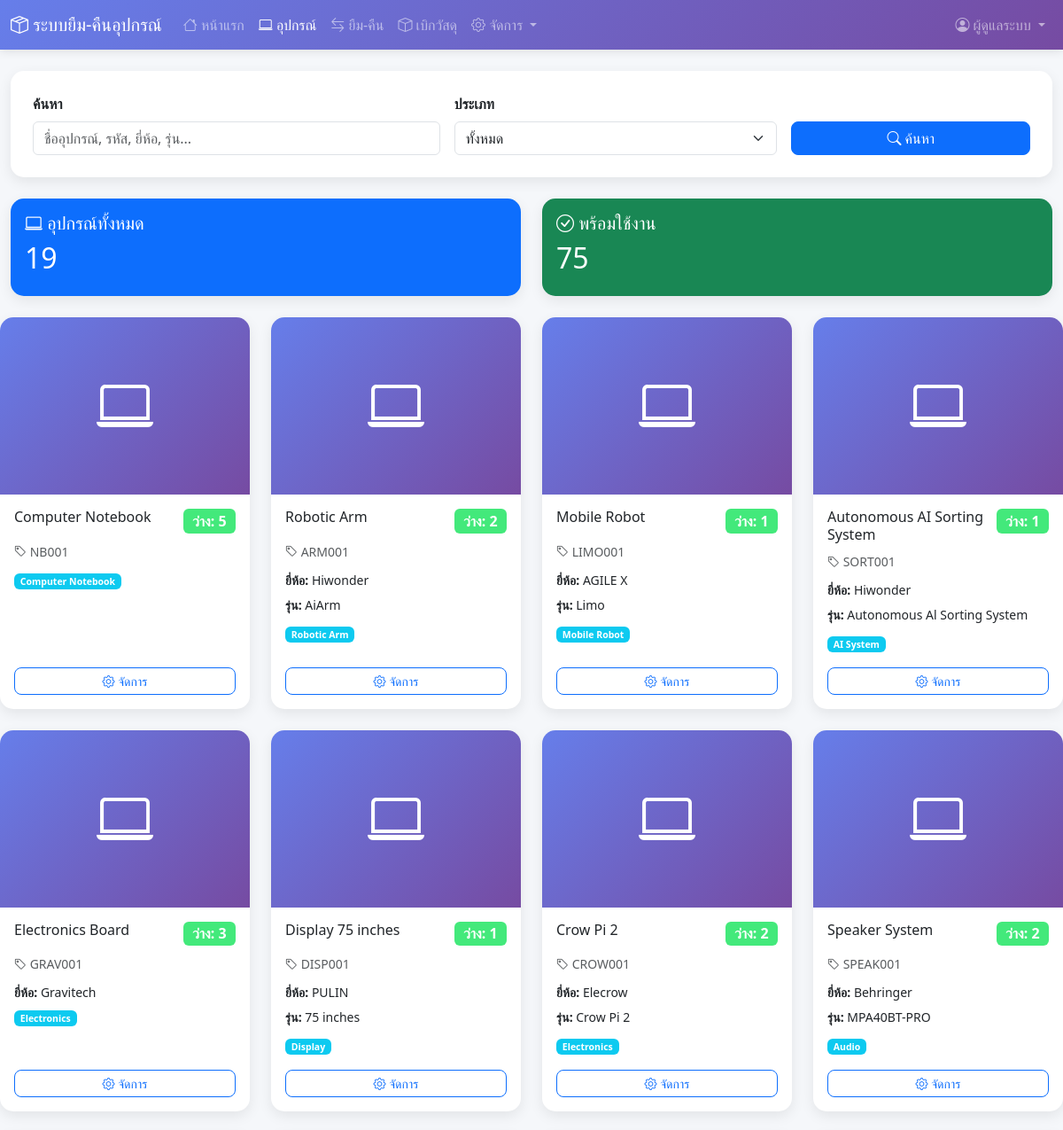
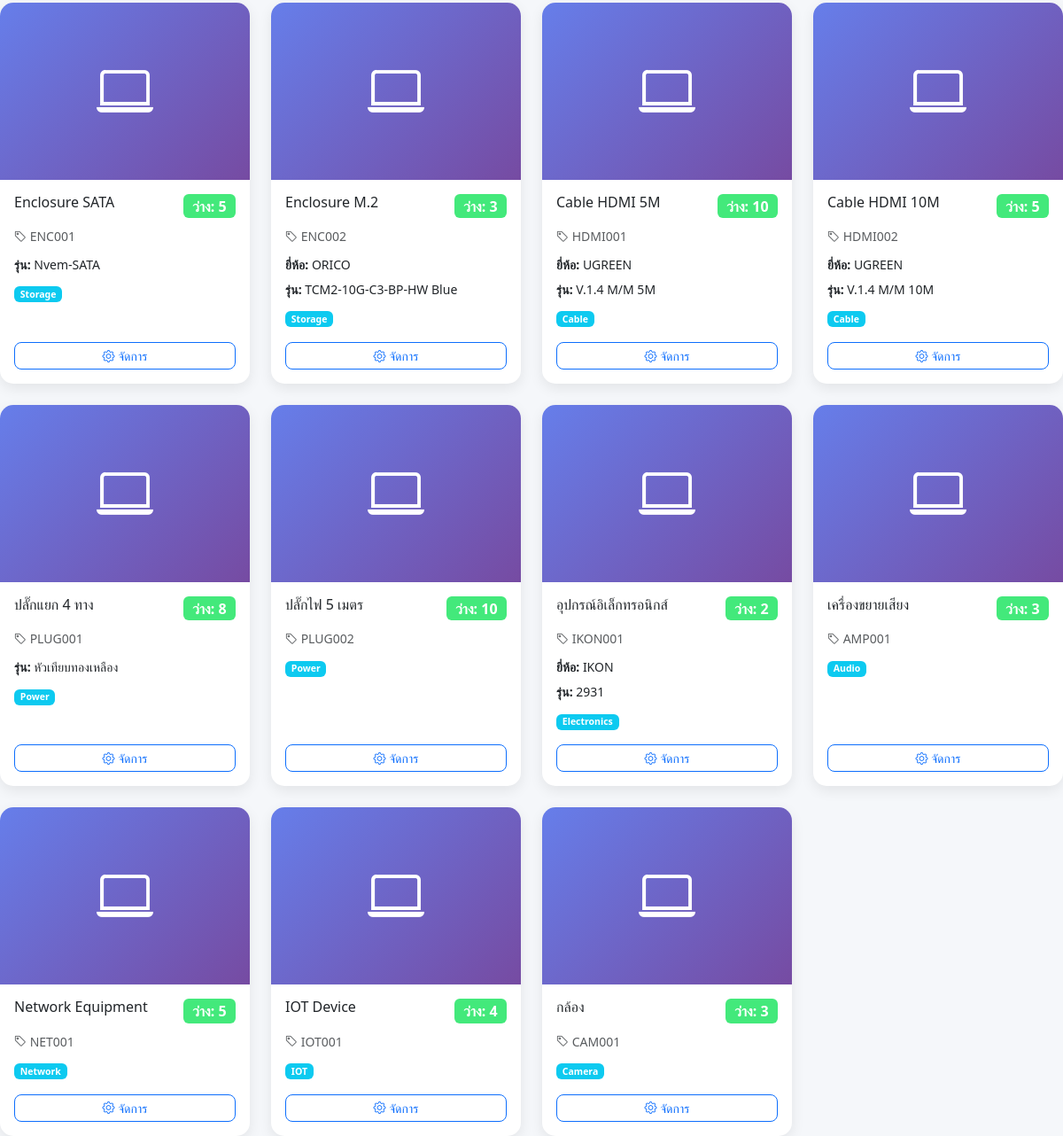
Screenshot of /equipments.php (signed in) with the database file from the repository (2 pictures, top to bottom).
### tables this page shows
CREATE TABLE equipments (
    equipment_id INT PRIMARY KEY AUTO_INCREMENT,
    equipment_code VARCHAR(50) UNIQUE NOT NULL,
    equipment_name VARCHAR(200) NOT NULL,
    type_id INT,
    brand VARCHAR(100),
    model VARCHAR(100),
    quantity INT DEFAULT 1,
    available_quantity INT DEFAULT 1,
    status ENUM('available', 'borrowed', 'maintenance', 'damaged') DEFAULT 'available',
    description TEXT,
    image_url VARCHAR(255),
    created_at TIMESTAMP DEFAULT CURRENT_TIMESTAMP,
    updated_at TIMESTAMP DEFAULT CURRENT_TIMESTAMP ON UPDATE CURRENT_TIMESTAMP,
    FOREIGN KEY (type_id) REFERENCES equipment_types(type_id)
);

CREATE TABLE equipment_types (
    type_id INT PRIMARY KEY AUTO_INCREMENT,
    type_name VARCHAR(100) NOT NULL,
    description TEXT,
    created_at TIMESTAMP DEFAULT CURRENT_TIMESTAMP
);

### equipments.php (the view, shortened to what this page needs)
<?php
require_once 'config.php';
$search = isset($_GET['search']) ? trim($_GET['search']) : '';
$where = "WHERE 1=1";
$sql = "SELECT e.*, et.type_name FROM equipments e
        LEFT JOIN equipment_types et ON e.type_id = et.type_id
        $where ORDER BY e.created_at DESC";
$stmt = $conn->prepare($sql);
$result = false;
if ($stmt) {
    $stmt->execute();
    $result = $stmt->get_result();
} else {
    error_log("SQL Error in equipments.php: " . $conn->error);
}
?>
<!DOCTYPE html>
<html lang="th">
<head>
    <link href="https://cdn.jsdelivr.net/npm/bootstrap@5.3.0/dist/css/bootstrap.min.css" rel="stylesheet">
    <link rel="stylesheet" href="https://cdn.jsdelivr.net/npm/bootstrap-icons@1.10.0/font/bootstrap-icons.css">
</head>
<body>
    <nav class="navbar navbar-expand-lg navbar-dark">
        <div class="container-fluid">
            <a class="navbar-brand" href="index.php">
                <i class="bi bi-box-seam"></i> ระบบยืม-คืนอุปกรณ์
            </a>
            <div class="collapse navbar-collapse" id="navbarNav">
                <ul class="navbar-nav me-auto">
                    <li class="nav-item">
                        <a class="nav-link" href="index.php">
                            <i class="bi bi-house"></i> หน้าแรก
                        </a>
                    </li>
                    <li class="nav-item">
                        <a class="nav-link active" href="equipments.php">
                            <i class="bi bi-laptop"></i> อุปกรณ์
                        </a>
                    </li>
                    <li class="nav-item">
                        <a class="nav-link" href="borrowing.php">
                            <i class="bi bi-arrow-left-right"></i> ยืม-คืน
                        </a>
                    </li>
                    <li class="nav-item">
                        <a class="nav-link" href="materials.php">
                            <i class="bi bi-box"></i> เบิกวัสดุ
                        </a>
                    </li>
                    <?php if ($_SESSION['role'] === 'admin' || $_SESSION['role'] === 'staff'): ?>
                    <li class="nav-item dropdown">
                        <a class="nav-link dropdown-toggle" href="#" role="button" data-bs-toggle="dropdown">
                            <i class="bi bi-gear"></i> จัดการ
                        </a>
                    </li>
                    <?php endif; ?>
                </ul>
                <ul class="navbar-nav">
                    <li class="nav-item dropdown">
                        <a class="nav-link dropdown-toggle" href="#" role="button" data-bs-toggle="dropdown">
                            <i class="bi bi-person-circle"></i> <?php echo htmlspecialchars($_SESSION['full_name']); ?>
                        </a>
                    </li>
                </ul>
            </div>
        </div>
    </nav>
    <div class="container-fluid mt-4">
        <div class="search-box">
            <form method="GET" class="row g-3">
                <div class="col-md-5">
                    <label class="form-label fw-bold">ค้นหา</label>
                    <input type="text" class="form-control" name="search" placeholder="ชื่ออุปกรณ์, รหัส, ยี่ห้อ, รุ่น..." value="<?php echo htmlspecialchars($search); ?>">
                </div>
                <div class="col-md-4">
                    <label class="form-label fw-bold">ประเภท</label>
                    <select class="form-select" name="type">
                        <option value="">ทั้งหมด</option>
                    </select>
                </div>
                <div class="col-md-3">
                    <label class="form-label">&nbsp;</label>
                    <div class="d-grid gap-2">
                        <button type="submit" class="btn btn-primary btn-action">
                            <i class="bi bi-search"></i> ค้นหา
                        </button>
                    </div>
                </div>
            </form>
        </div>
<?php
        $total_equipments = $conn->query("SELECT COUNT(*) as count FROM equipments")->fetch_assoc()['count'];
        $available_equipments = $conn->query("SELECT SUM(available_quantity) as count FROM equipments WHERE status = 'available'")->fetch_assoc()['count'] ?? 0;
        ?>
        <?php if ($total_equipments > 0): ?>
        <div class="row mt-4">
            <div class="col-md-6">
                <div class="card bg-primary text-white">
                    <div class="card-body">
                        <h5 class="card-title"><i class="bi bi-laptop"></i> อุปกรณ์ทั้งหมด</h5>
                        <h2><?php echo $total_equipments; ?></h2>
                    </div>
                </div>
            </div>
            <div class="col-md-6">
                <div class="card bg-success text-white">
                    <div class="card-body">
                        <h5 class="card-title"><i class="bi bi-check-circle"></i> พร้อมใช้งาน</h5>
                        <h2><?php echo $available_equipments; ?></h2>
                    </div>
                </div>
            </div>
        </div>
        <?php endif; ?>
    </div>
    <br>
        <?php if ($result && $result->num_rows > 0): ?>
            <div class="row g-4">
                <?php while($equipment = $result->fetch_assoc()): ?>
                <div class="col-lg-3 col-md-4 col-sm-6">
                    <div class="card equipment-card h-100">
                        <?php if ($equipment['image_url'] && file_exists($equipment['image_url'])): ?>
                        <img src="<?php echo htmlspecialchars($equipment['image_url']); ?>" class="equipment-image" alt="<?php echo htmlspecialchars($equipment['equipment_name']); ?>">
                        <?php else: ?>
                        <div class="equipment-image">
                            <i class="bi bi-laptop"></i>
                        </div>
                        <?php endif; ?>
                        <div class="card-body d-flex flex-column">
                            <div class="d-flex justify-content-between align-items-start mb-2">
                                <h6 class="card-title mb-0"><?php echo htmlspecialchars($equipment['equipment_name']); ?></h6>
                                <?php if ($equipment['available_quantity'] > 0): ?>
                                    <span class="badge badge-available fs-6">ว่าง: <?php echo $equipment['available_quantity']; ?></span>
                                <?php else: ?>
                                    <span class="badge bg-danger fs-6">เต็ม</span>
                                <?php endif; ?>
                            </div>
                            <p class="text-muted mb-2">
                                <small><i class="bi bi-tag"></i> <?php echo htmlspecialchars($equipment['equipment_code']); ?></small>
                            </p>
                            <?php if (!empty($equipment['brand'])): ?>
                            <p class="mb-1"><small><strong>ยี่ห้อ:</strong> <?php echo htmlspecialchars($equipment['brand']); ?></small></p>
                            <?php endif; ?>
                            <?php if (!empty($equipment['model'])): ?>
                            <p class="mb-2"><small><strong>รุ่น:</strong> <?php echo htmlspecialchars($equipment['model']); ?></small></p>
                            <?php endif; ?>
                            <p class="mb-3 flex-grow-1">
                                <small><span class="badge bg-info"><?php echo htmlspecialchars($equipment['type_name'] ?? 'ไม่ระบุ'); ?></span></small>
                            </p>
                            <div class="d-grid gap-2 mt-auto">
                                <?php if ($_SESSION['role'] === 'user'): ?>
                                    <?php if ($equipment['available_quantity'] > 0 && $equipment['status'] === 'available'): ?>
                                        <a href="borrow_equipment.php?id=<?php echo $equipment['equipment_id']; ?>" class="btn btn-primary btn-action">
                                            <i class="bi bi-cart-plus"></i> ยืมอุปกรณ์
                                        </a>
                                    <?php else: ?>
                                        <button class="btn btn-secondary btn-action" disabled>
                                            <i class="bi bi-x-circle"></i> ไม่ว่าง
                                        </button>
                                    <?php endif; ?>
                                <?php elseif ($_SESSION['role'] === 'admin' || $_SESSION['role'] === 'staff'): ?>
                                    <a href="manage_equipments.php" class="btn btn-outline-primary btn-action btn-sm">
                                        <i class="bi bi-gear"></i> จัดการ
                                    </a>
                                <?php else: ?>
                                    <button class="btn btn-outline-secondary btn-action" disabled>
                                        <i class="bi bi-lock"></i> ต้องการสิทธิ์
                                    </button>
                                <?php endif; ?>
                            </div>
                        </div>
                    </div>
                </div>
                <?php endwhile; ?>
            </div>
        <?php endif; ?>
</body>
</html>

### equipments.php (style rules this page uses)
body { background: #f5f7fa; font-family: 'Segoe UI', Tahoma, Geneva, Verdana, sans-serif; }
.navbar { background: linear-gradient(135deg, #667eea 0%, #764ba2 100%); box-shadow: 0 2px 10px rgba(0,0,0,0.1); }
.card { border: none; border-radius: 15px; box-shadow: 0 5px 15px rgba(0,0,0,0.08); }
.search-box { background: white; padding: 25px; border-radius: 15px; box-shadow: 0 5px 15px rgba(0,0,0,0.08); margin-bottom: 20px; }
.equipment-card { border-radius: 15px; overflow: hidden; transition: transform 0.3s; height: 100%; }
.equipment-image { height: 200px; background: linear-gradient(135deg, #667eea 0%, #764ba2 100%); display: flex; align-items: center; justify-content: center; color: white; font-size: 4rem; position: relative; }
.badge-available { background: #43e97b; color: white; }
.btn-action { border-radius: 8px; font-weight: 500; }

### rows the page displays
equipments: equipment_name "Computer Notebook", available_quantity "5", equipment_code "NB001", type.type_name "Computer Notebook"
equipments: equipment_name "Robotic Arm", available_quantity "2", equipment_code "ARM001", brand "Hiwonder", model "AiArm", type.type_name "Robotic Arm"
equipments: equipment_name "Mobile Robot", available_quantity "1", equipment_code "LIMO001", brand "AGILE X", model "Limo", type.type_name "Mobile Robot"
equipments: equipment_name "Autonomous AI Sorting System", available_quantity "1", equipment_code "SORT001", brand "Hiwonder", model "Autonomous Al Sorting System", type.type_name "AI System"
equipments: equipment_name "Electronics Board", available_quantity "3", equipment_code "GRAV001", brand "Gravitech", type.type_name "Electronics"
equipments: equipment_name "Display 75 inches", available_quantity "1", equipment_code "DISP001", brand "PULIN", model "75 inches", type.type_name "Display"
equipments: equipment_name "Crow Pi 2", available_quantity "2", equipment_code "CROW001", brand "Elecrow", model "Crow Pi 2", type.type_name "Electronics"
equipments: equipment_name "Speaker System", available_quantity "2", equipment_code "SPEAK001", brand "Behringer", model "MPA40BT-PRO", type.type_name "Audio"
equipments: equipment_name "Enclosure SATA", available_quantity "5", equipment_code "ENC001", model "Nvem-SATA", type.type_name "Storage"
equipments: equipment_name "Enclosure M.2", available_quantity "3", equipment_code "ENC002", brand "ORICO", model "TCM2-10G-C3-BP-HW Blue", type.type_name "Storage"
equipments: equipment_name "Cable HDMI 5M", available_quantity "10", equipment_code "HDMI001", brand "UGREEN", model "V.1.4 M/M 5M", type.type_name "Cable"
equipments: equipment_name "Cable HDMI 10M", available_quantity "5", equipment_code "HDMI002", brand "UGREEN", model "V.1.4 M/M 10M", type.type_name "Cable"
equipments: equipment_name "ปลั๊กแยก 4 ทาง", available_quantity "8", equipment_code "PLUG001", model "หัวเทียบทองเหลือง", type.type_name "Power"
equipments: equipment_name "ปลั๊กไฟ 5 เมตร", available_quantity "10", equipment_code "PLUG002", type.type_name "Power"
equipments: equipment_name "อุปกรณ์อิเล็กทรอนิกส์", available_quantity "2", equipment_code "IKON001", brand "IKON", model "2931", type.type_name "Electronics"
equipments: equipment_name "เครื่องขยายเสียง", available_quantity "3", equipment_code "AMP001", type.type_name "Audio"
equipments: equipment_name "Network Equipment", available_quantity "5", equipment_code "NET001", type.type_name "Network"
equipments: equipment_name "IOT Device", available_quantity "4", equipment_code "IOT001", type.type_name "IOT"
equipments: equipment_name "กล้อง", available_quantity "3", equipment_code "CAM001", type.type_name "Camera"

### other values shown
$_SESSION['full_name'] "ผู้ดูแลระบบ"
$total_equipments "19"
$available_equipments "75"
